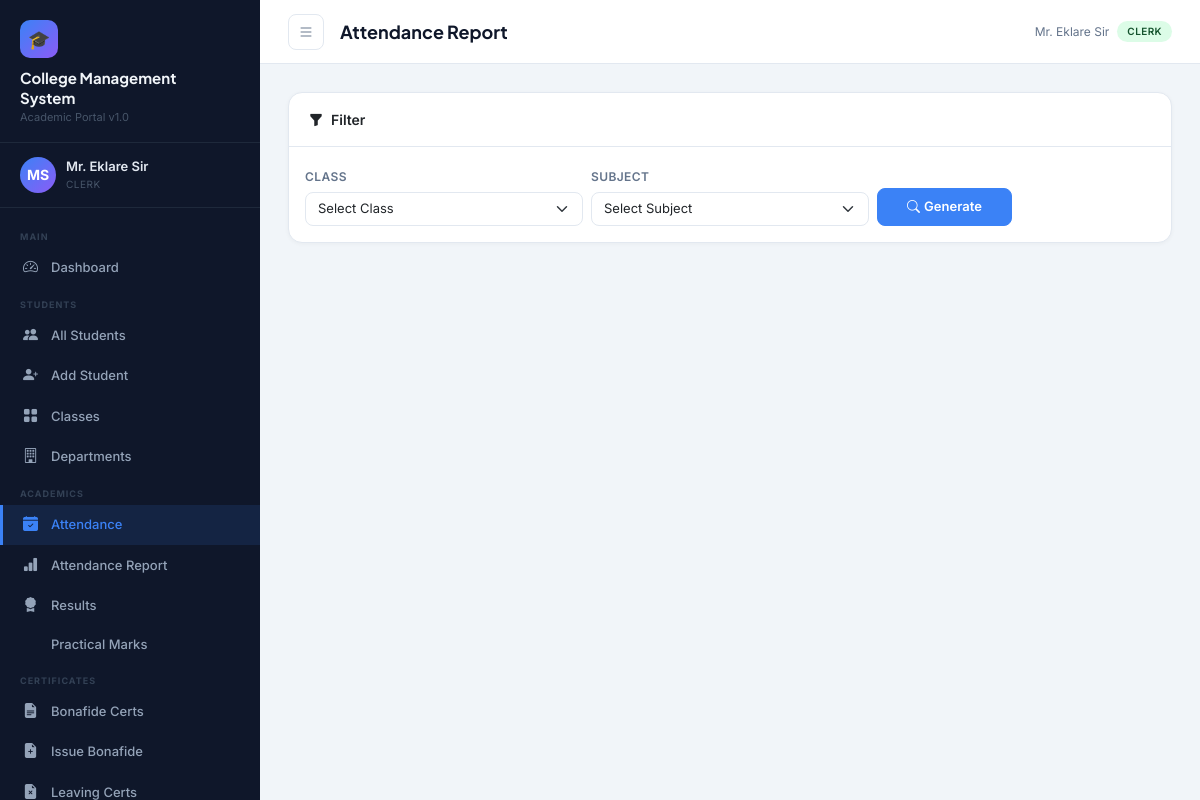
/attendance/report/ (signed in), run on the app's committed database.
### accounts/models.py (models this page shows, shortened)
class User(AbstractUser):
    ROLE_CHOICES = [
        ('principal', 'Principal'),
        ('staff', 'Staff / Teacher'),
        ('clerk', 'Clerk'),
        ('accountant', 'Accountant'),
    ]
    role = models.CharField(max_length=20, choices=ROLE_CHOICES, default='staff')
    phone = models.CharField(max_length=15, blank=True)
    address = models.TextField(blank=True)
    profile_photo = models.ImageField(upload_to='profiles/', blank=True, null=True)
    department = models.CharField(max_length=100, blank=True)
    employee_id = models.CharField(max_length=20, unique=True, null=True, blank=True)

### attendance/views.py (the view, shortened to what this page needs)
# urls.py: path('report/', views.attendance_report, name='attendance_report'),
@login_required
def attendance_report(request):
    classes = Class.objects.all()
    selected_class = request.GET.get('class')
    selected_subject = request.GET.get('subject')
    report_data = []
    subjects = []
    if selected_class:
        subjects = Subject.objects.filter(class_group_id=selected_class)
    return render(request, 'attendance/report.html', {
        'classes': classes, 'subjects': subjects,
        'report_data': report_data,
        'selected_class': selected_class,
        'selected_subject': selected_subject
    })

### students/models.py (called while the page is built)
    def __str__(self):
        return f"{self.name} - {self.division} ({self.department.code}) {self.academic_year}"

### templates/attendance/report.html (shortened to what this page needs)
{% extends 'base.html' %}
{% block page_title %}Attendance Report{% endblock %}
{% block content %}
<div class="card mb-4">
  <div class="card-header"><i class="bi bi-funnel-fill me-2"></i>Filter</div>
  <div class="card-body p-3">
    <form method="get" class="row g-2 align-items-end">
      <div class="col-md-4">
        <label class="form-label">Class</label>
        <select name="class" class="form-select" onchange="this.form.submit()">
          <option value="">Select Class</option>
        </select>
      </div>
      <div class="col-md-4">
        <label class="form-label">Subject</label>
        <select name="subject" class="form-select">
          <option value="">Select Subject</option>
        </select>
      </div>
      <div class="col-md-2"><button type="submit" class="btn btn-primary w-100"><i class="bi bi-search me-1"></i>Generate</button></div>
    </form>
  </div>
</div>
{% endblock %}

### templates/base.html (shortened to what this page needs)
{% load static %}
<!DOCTYPE html>
<html lang="en">
<head>
  <link href="https://cdn.jsdelivr.net/npm/bootstrap@5.3.2/dist/css/bootstrap.min.css" rel="stylesheet"/>
  <link href="https://cdn.jsdelivr.net/npm/bootstrap-icons@1.11.3/font/bootstrap-icons.css" rel="stylesheet"/>
<link rel="stylesheet"
href="https://cdnjs.cloudflare.com/ajax/libs/cropperjs/1.6.1/cropper.min.css"/>
</head>
<body>
<aside class="sidebar" id="sidebar">
  <div class="sidebar-brand">
    <div class="logo-icon">🎓</div>
    <div class="college-name">College Management<br>System</div>
    <div class="college-subtitle">Academic Portal v1.0</div>
  </div>
  <div class="sidebar-user">
    {% if request.user.profile_photo %}
    <img src="{{ request.user.profile_photo.url }}"
         class="avatar"
         style="object-fit:cover;">
{% else %}
    <div class="avatar">
        {{ request.user.first_name|first|upper }}{{ request.user.last_name|first|upper }}
    </div>
{% endif %}
    <div class="user-info">
      <div class="name">{{ request.user.get_full_name|default:request.user.username }}</div>
      <div class="role">{{ request.user.get_role_display }}</div>
    </div>
  </div>
  <nav class="sidebar-nav">
    <div class="nav-section-label">Main</div>
    <div class="nav-item">
      <a href="{% url 'dashboard' %}" class="{% if request.resolver_match.url_name == 'dashboard' %}active{% endif %}">
        <i class="bi bi-speedometer2"></i> Dashboard
      </a>
    </div>
    <div class="nav-section-label">Students</div>
    <div class="nav-item">
      <a href="{% url 'student_list' %}" class="{% if 'student' in request.resolver_match.url_name %}active{% endif %}">
        <i class="bi bi-people-fill"></i> All Students
      </a>
    </div>
    {% if request.user.role in 'principal,clerk' %}
    <div class="nav-item">
      <a href="{% url 'student_add' %}"><i class="bi bi-person-plus-fill"></i> Add Student</a>
    </div>
    {% endif %}
    <div class="nav-item">
      <a href="{% url 'class_list' %}"><i class="bi bi-grid-fill"></i> Classes</a>
    </div>
    <div class="nav-item">
      <a href="{% url 'department_list' %}"><i class="bi bi-building"></i> Departments</a>
    </div>
    <div class="nav-section-label">Academics</div>
    <div class="nav-item">
      <a href="{% url 'attendance_dashboard' %}" class="{% if 'attendance' in request.resolver_match.url_name %}active{% endif %}">
        <i class="bi bi-calendar-check-fill"></i> Attendance
      </a>
    </div>
    <div class="nav-item">
      <a href="{% url 'attendance_report' %}"><i class="bi bi-bar-chart-fill"></i> Attendance Report</a>
    </div>
    <div class="nav-item">
      <a href="{% url 'results_dashboard' %}" class="{% if 'result' in request.resolver_match.url_name or 'exam' in request.resolver_match.url_name %}active{% endif %}">
        <i class="bi bi-award-fill"></i> Results
      </a>
    </div>
    <div class="nav-item">
      <a href="{% url 'practical_marks' %}"> Practical Marks</a>
    </div>
    {% if request.user.role == 'principal' or request.user.role == 'clerk' %}
    <div class="nav-section-label">Certificates</div>
    <div class="nav-item">
      <a href="{% url 'bonafide_list' %}" class="{% if 'bonafide' in request.resolver_match.url_name %}active{% endif %}">
        <i class="bi bi-file-earmark-text-fill"></i> Bonafide Certs
      </a>
    </div>
    <div class="nav-item">
      <a href="{% url 'issue_bonafide' %}"><i class="bi bi-file-earmark-plus-fill"></i> Issue Bonafide</a>
    </div>
    <div class="nav-item">
      <a href="{% url 'leaving_cert_list' %}"><i class="bi bi-file-earmark-x-fill"></i> Leaving Certs</a>
    </div>
    {% endif %}
  </nav>
</aside>
<div class="main-wrap">
  <div class="topbar">
    <button class="btn-icon sidebar-toggle" onclick="document.getElementById('sidebar').classList.toggle('open')">
      <i class="bi bi-list"></i>
    </button>
    <div class="page-title">{% block page_title %}Dashboard{% endblock %}</div>
    <div class="d-flex align-items-center gap-2">
      <span class="text-muted-sm d-none d-md-inline">{{ request.user.get_full_name|default:request.user.username }}</span>
      <span class="badge-role badge-{{ request.user.role }}">{{ request.user.get_role_display }}</span>
    </div>
  </div>
  <div class="main-content">
    {% block content %}{% endblock %}
  </div>
</div>
</body>
</html>

### templates/base.html (style rules this page uses)
:root { --sidebar-bg: #0f172a; --sidebar-width: 260px; --sidebar-text: #94a3b8; --sidebar-hover: #1e293b; --sidebar-active: #3b82f6; --topbar-h: 64px; --accent: #3b82f6; --accent2: #8b5cf6; --success: #10b981; --warning: #f59e0b; --danger: #ef4444; --bg: #f1f5f9; --card-bg: #ffffff; --text-primary: #0f172a; --text-secondary: #64748b; --border: #e2e8f0; }
* { box-sizing: border-box; margin: 0; padding: 0; }
body { font-family: 'Inter', sans-serif; background: var(--bg); color: var(--text-primary); overflow-x: hidden; }
.sidebar { position: fixed; top: 0; left: 0; height: 100vh; width: var(--sidebar-width); background: var(--sidebar-bg); z-index: 1000; display: flex; flex-direction: column; transition: transform .3s ease; overflow-y: auto; }
.sidebar-brand { padding: 20px 20px 16px; border-bottom: 1px solid #1e293b; }
.sidebar-brand .college-name { font-family: 'Plus Jakarta Sans', sans-serif; font-size: 15px; font-weight: 700; color: #f1f5f9; line-height: 1.3; }
.sidebar-brand .college-subtitle { font-size: 11px; color: #475569; margin-top: 2px; }
.sidebar-brand .logo-icon { width: 38px; height: 38px; background: linear-gradient(135deg, var(--accent), var(--accent2)); border-radius: 10px; display: flex; align-items: center; justify-content: center; font-size: 18px; margin-bottom: 10px; }
.sidebar-user { padding: 14px 20px; border-bottom: 1px solid #1e293b; display: flex; align-items: center; gap: 10px; }
.sidebar-user .avatar { width: 36px; height: 36px; border-radius: 50%; background: linear-gradient(135deg, var(--accent), var(--accent2)); display: flex; align-items: center; justify-content: center; font-size: 14px; font-weight: 700; color: #fff; flex-shrink: 0; }
.sidebar-user .user-info .name { font-size: 13px; font-weight: 600; color: #e2e8f0; }
.sidebar-user .user-info .role { font-size: 10px; color: #475569; text-transform: uppercase; letter-spacing: .5px; }
.sidebar-nav { padding: 12px 0; flex: 1; }
.nav-section-label { font-size: 9px; font-weight: 700; text-transform: uppercase; letter-spacing: 1px; color: #334155; padding: 10px 20px 4px; }
.nav-item a { display: flex; align-items: center; gap: 10px; padding: 9px 20px; color: var(--sidebar-text); text-decoration: none; font-size: 13px; font-weight: 500; border-left: 3px solid transparent; transition: all .2s; }
.nav-item a.active { background: rgba(59,130,246,.12); color: var(--accent); border-left-color: var(--accent); }
.nav-item a i { font-size: 15px; width: 18px; flex-shrink: 0; }
.main-wrap { margin-left: var(--sidebar-width); min-height: 100vh; display: flex; flex-direction: column; }
.topbar { position: sticky; top: 0; height: var(--topbar-h); background: var(--card-bg); border-bottom: 1px solid var(--border); display: flex; align-items: center; padding: 0 28px; gap: 16px; z-index: 100; }
.topbar .page-title { font-family: 'Plus Jakarta Sans',sans-serif; font-size: 18px; font-weight: 700; flex: 1; }
.topbar .btn-icon { width: 36px; height: 36px; border-radius: 8px; border: 1px solid var(--border); background: transparent; display: flex; align-items: center; justify-content: center; cursor: pointer; transition: background .2s; color: var(--text-secondary); }
.main-content { flex: 1; padding: 28px; }
.card { border: 1px solid var(--border); border-radius: 14px; background: var(--card-bg); box-shadow: 0 1px 4px rgba(0,0,0,.04); }
.card-header { background: transparent; border-bottom: 1px solid var(--border); padding: 16px 20px; font-weight: 600; font-size: 14px; }
.badge-role { display: inline-block; font-size: 10px; padding: 3px 10px; border-radius: 100px; font-weight: 600; text-transform: uppercase; letter-spacing: .4px; }
.badge-clerk { background: #dcfce7; color: #14532d; }
.form-control, .form-select { font-size: 13px; border-radius: 8px; border: 1px solid var(--border); }
.form-label { font-size: 12px; font-weight: 600; color: var(--text-secondary); text-transform: uppercase; letter-spacing: .4px; margin-bottom: 6px; }
.btn { border-radius: 8px; font-size: 13px; font-weight: 600; padding: 8px 16px; }
.btn-primary { background: var(--accent); border-color: var(--accent); }
.sidebar-toggle { display: none; }
.text-muted-sm { font-size: 12px; color: var(--text-secondary); }
.avatar { width:36px; height:36px; border-radius:50%; object-fit:cover; }

### data on the page
User: user.first_name|first "M", user.last_name|first "S", user.get_full_name "Mr. Eklare Sir", user.role "CLERK"
